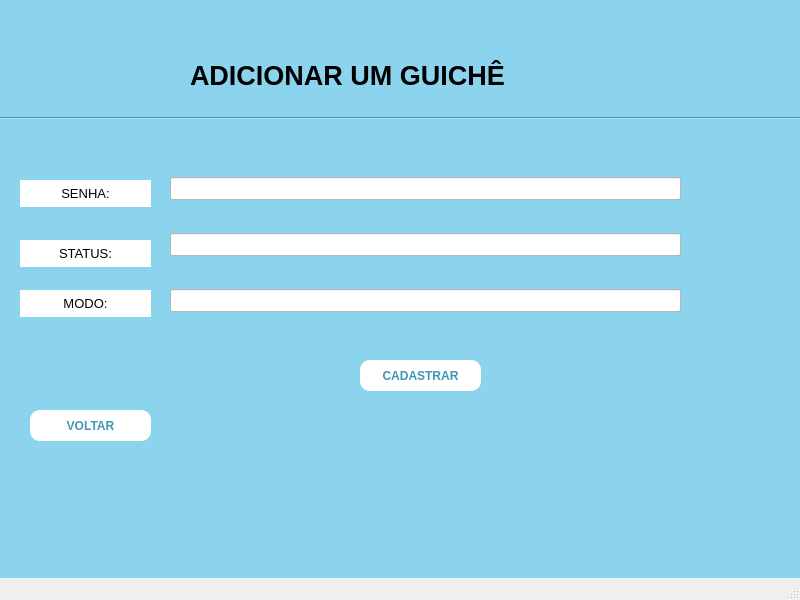
<?xml version="1.0" encoding="UTF-8"?>
<ui version="4.0">
 <class>MainWindow</class>
 <widget class="QMainWindow" name="MainWindow">
  <property name="geometry">
   <rect>
    <x>0</x>
    <y>0</y>
    <width>800</width>
    <height>600</height>
   </rect>
  </property>
  <property name="font">
   <font>
    <pointsize>10</pointsize>
   </font>
  </property>
  <property name="windowTitle">
   <string>MainWindow</string>
  </property>
  <property name="animated">
   <bool>true</bool>
  </property>
  <widget class="QWidget" name="centralwidget">
   <property name="styleSheet">
    <string notr="true">background-color: rgb(140, 211, 238);  /* Cor de fundo */</string>
   </property>
   <widget class="QLabel" name="label">
    <property name="geometry">
     <rect>
      <x>190</x>
      <y>50</y>
      <width>471</width>
      <height>51</height>
     </rect>
    </property>
    <property name="font">
     <font>
      <pointsize>20</pointsize>
      <weight>75</weight>
      <bold>true</bold>
     </font>
    </property>
    <property name="frameShape">
     <enum>QFrame::NoFrame</enum>
    </property>
    <property name="text">
     <string>ADICIONAR UM GUICHÊ</string>
    </property>
    <property name="textFormat">
     <enum>Qt::AutoText</enum>
    </property>
    <property name="alignment">
     <set>Qt::AlignLeading|Qt::AlignLeft|Qt::AlignVCenter</set>
    </property>
   </widget>
   <widget class="QPushButton" name="pushButton">
    <property name="geometry">
     <rect>
      <x>360</x>
      <y>360</y>
      <width>121</width>
      <height>31</height>
     </rect>
    </property>
    <property name="font">
     <font>
      <weight>75</weight>
      <bold>true</bold>
     </font>
    </property>
    <property name="styleSheet">
     <string notr="true">QPushButton {
            background-color: white;  /* Cor de fundo */
            color: rgb(65, 150, 183);  /* Cor do texto */
            border-radius: 10px;  /* Raio dos cantos */
            padding: 10px 20px;  /* Preenchimento interno */
        }
        
        QPushButton:hover {
			color: white;
            background-color: rgb(8, 113, 155);  /* Cor de fundo ao passar o mouse */
        }</string>
    </property>
    <property name="text">
     <string>CADASTRAR</string>
    </property>
   </widget>
   <widget class="QPushButton" name="pushButton_2">
    <property name="geometry">
     <rect>
      <x>30</x>
      <y>410</y>
      <width>121</width>
      <height>31</height>
     </rect>
    </property>
    <property name="font">
     <font>
      <weight>75</weight>
      <bold>true</bold>
     </font>
    </property>
    <property name="styleSheet">
     <string notr="true">QPushButton {
            background-color: white;  /* Cor de fundo */
            color: rgb(65, 150, 183);  /* Cor do texto */
            border-radius: 10px;  /* Raio dos cantos */
            padding: 10px 20px;  /* Preenchimento interno */
        }
        
        QPushButton:hover {
			color: white;
            background-color: rgb(8, 113, 155);  /* Cor de fundo ao passar o mouse */
        }</string>
    </property>
    <property name="text">
     <string>VOLTAR</string>
    </property>
   </widget>
   <widget class="Line" name="line">
    <property name="geometry">
     <rect>
      <x>0</x>
      <y>110</y>
      <width>801</width>
      <height>16</height>
     </rect>
    </property>
    <property name="orientation">
     <enum>Qt::Horizontal</enum>
    </property>
   </widget>
   <widget class="QWidget" name="layoutWidget">
    <property name="geometry">
     <rect>
      <x>170</x>
      <y>150</y>
      <width>511</width>
      <height>191</height>
     </rect>
    </property>
    <layout class="QVBoxLayout" name="verticalLayout_2">
     <item>
      <widget class="QLineEdit" name="lineEdit">
       <property name="styleSheet">
        <string notr="true"> background-color: white;  /* Cor de fundo */</string>
       </property>
      </widget>
     </item>
     <item>
      <widget class="QLineEdit" name="lineEdit_2">
       <property name="styleSheet">
        <string notr="true"> background-color: white;  /* Cor de fundo */</string>
       </property>
      </widget>
     </item>
     <item>
      <widget class="QLineEdit" name="lineEdit_3">
       <property name="styleSheet">
        <string notr="true"> background-color: white;  /* Cor de fundo */</string>
       </property>
      </widget>
     </item>
    </layout>
   </widget>
   <widget class="QLabel" name="label_5">
    <property name="geometry">
     <rect>
      <x>20</x>
      <y>180</y>
      <width>131</width>
      <height>27</height>
     </rect>
    </property>
    <property name="styleSheet">
     <string notr="true"> background-color: white;  /* Cor de fundo */</string>
    </property>
    <property name="text">
     <string>SENHA:</string>
    </property>
    <property name="alignment">
     <set>Qt::AlignCenter</set>
    </property>
   </widget>
   <widget class="QLabel" name="label_6">
    <property name="geometry">
     <rect>
      <x>20</x>
      <y>240</y>
      <width>131</width>
      <height>27</height>
     </rect>
    </property>
    <property name="styleSheet">
     <string notr="true"> background-color: white;  /* Cor de fundo */</string>
    </property>
    <property name="text">
     <string>STATUS:</string>
    </property>
    <property name="alignment">
     <set>Qt::AlignCenter</set>
    </property>
   </widget>
   <widget class="QLabel" name="label_7">
    <property name="geometry">
     <rect>
      <x>20</x>
      <y>290</y>
      <width>131</width>
      <height>27</height>
     </rect>
    </property>
    <property name="styleSheet">
     <string notr="true"> background-color: white;  /* Cor de fundo */</string>
    </property>
    <property name="text">
     <string>MODO:</string>
    </property>
    <property name="alignment">
     <set>Qt::AlignCenter</set>
    </property>
   </widget>
  </widget>
  <widget class="QMenuBar" name="menubar">
   <property name="geometry">
    <rect>
     <x>0</x>
     <y>0</y>
     <width>800</width>
     <height>26</height>
    </rect>
   </property>
  </widget>
  <widget class="QStatusBar" name="statusbar"/>
 </widget>
 <resources/>
 <connections/>
</ui>
